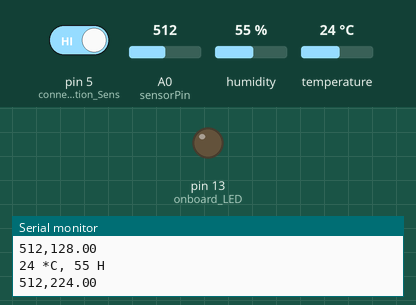
The sketch below on a simulated Arduino Uno, built with avr-gcc and run on an emulated ATmega328P. Parts: output pins drawn as LEDs (lit = HIGH), the last lines printed to the serial monitor. The inputs (shaded band) are chosen by the test bench; at power-on: pin 5 (connect_to_Vibration_Sens) HIGH, A0 (sensorPin) = 512, humidity 55 %, temperature 24 °C.

Above: at 2.3 s.
2.4 s: pin 5 (connect_to_Vibration_Sens) driven LOW
At 4.2 s:
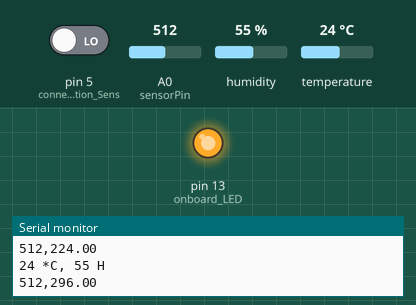
4.5 s: pin 5 (connect_to_Vibration_Sens) driven HIGH
At 5.0 s:
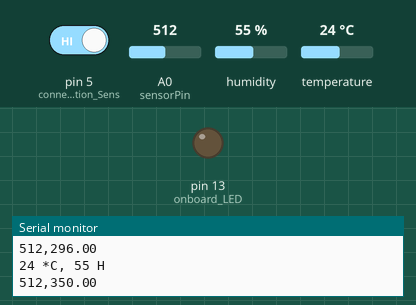
Timing chart, 0 to 7.5 s (numbered marks = the images above; inputs shaded):
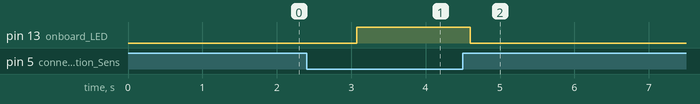

Measured:
- after the input at 2.4 s, pin 13 (onboard_LED): LOW → HIGH after 0.67 s
- after the input at 4.5 s, pin 13 (onboard_LED): HIGH → LOW after 0.10 s

The sketch:

health_monitoring.ino
```cpp
int sensorPin = 0;
double alpha = 0.75;
int period = 1500;
double change = 0.0;
double minval = 0.0;
#include <SimpleDHT.h>
int pinDHT11 = 3;
SimpleDHT11 dht11;
void setup ()
{
  Serial.begin (9600);
  pinMode(13, OUTPUT); // onboard LED
 digitalWrite(13, LOW); // turn off onboard LED
 pinMode(5, INPUT); // connect to Vibration Sensor S pin
}
void loop ()
{
    static double oldValue = 0;
    static double oldChange = 0;

    int rawValue = analogRead (sensorPin);
    double value = alpha * oldValue + (1 - alpha) * rawValue;

    byte temperature = 0;
  byte humidity = 0;
  int err = SimpleDHTErrSuccess;
  if ((err = dht11.read(pinDHT11, &temperature, &humidity, NULL)) != SimpleDHTErrSuccess) {
    return;
  }
  Serial.print((int)temperature); Serial.print(" *C, ");
  Serial.print((int)humidity); Serial.println(" H");
  Serial.print (rawValue);
    Serial.print (",");
    Serial.println (value);
    oldValue = value;

  if (digitalRead(5) == LOW){
    digitalWrite(13, HIGH); // turn ON LED
  }
  else{
    digitalWrite(13, LOW);
  }

    delay (period);
}
```
